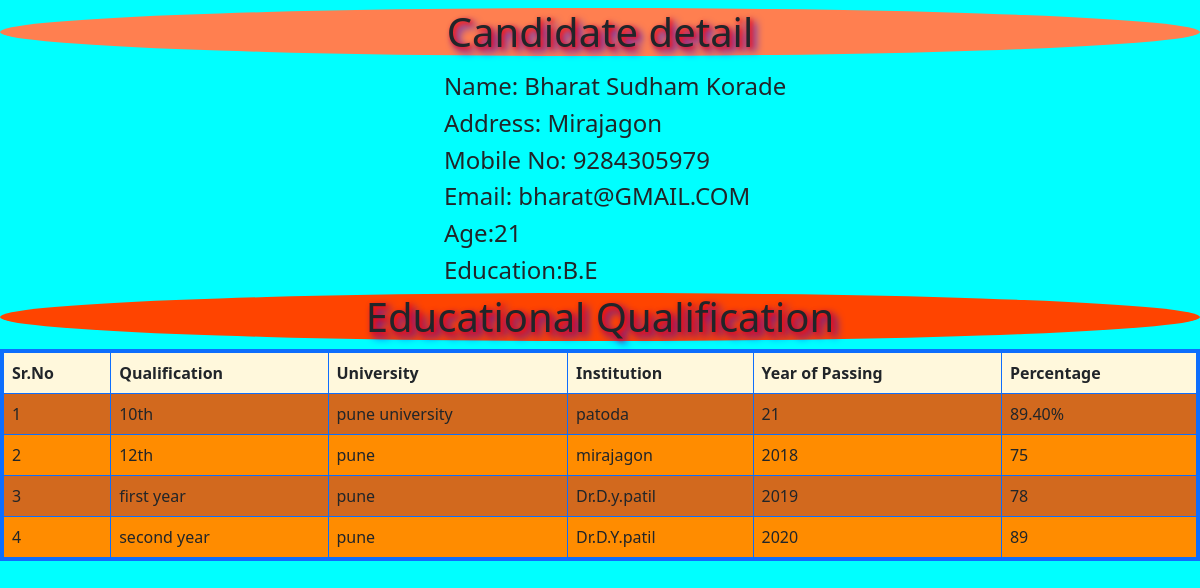
The app's page /myapp/3 with its own data.
### myapp/models.py (models this page shows)
class Forms(models.Model):
    Name=models.CharField(max_length=100)
    Address=models.CharField(max_length=200)
    Mobile_no=models.IntegerField(blank=True)
    Email=models.EmailField()
    Age=models.PositiveIntegerField()
    Education=models.CharField(max_length=100)
    Upload_Documents=models.FileField(upload_to='doc',blank=True)

### polls/models.py (models this page shows)
class  Qualification(models.Model):
    Qualification=models.CharField(max_length=100)
    University=models.CharField(max_length=100)
    Institution=models.CharField(max_length=100)
    Year_of_passing=models.PositiveIntegerField()
    Percentag=models.CharField(max_length=100)

class  Qualification1(models.Model):
    Qualification1=models.CharField(max_length=100)
    University1=models.CharField(max_length=100)
    Institution1=models.CharField(max_length=100)
    Year_of_passing1=models.PositiveIntegerField()
    Percentag1=models.CharField(max_length=100)

class  Qualification2(models.Model):
    Qualification2=models.CharField(max_length=100)
    University2=models.CharField(max_length=100)
    Institution2=models.CharField(max_length=100)
    Year_of_passing2=models.PositiveIntegerField()
    Percentag2=models.CharField(max_length=100)

class  Qualification3(models.Model):
    Qualification3=models.CharField(max_length=100)
    University3=models.CharField(max_length=100)
    Institution3=models.CharField(max_length=100)
    Year_of_passing3=models.PositiveIntegerField()
    Percentag3=models.CharField(max_length=100)

### myapp/views.py (the view)
# urls.py: path('<int:pk>',views.CandidatesView.as_view(),name='candidate'),
class CandidatesView(View):
    def get(self,request,pk):
        candidates =Forms.objects.get(pk=pk)
        candidates1=Qualification.objects.get(pk=pk)
        candidates2=Qualification1.objects.get(pk=pk)
        candidates3=Qualification2.objects.get(pk=pk)
        candidates4=Qualification3.objects.get(pk=pk)
        return render(request,'myapp/candidate.html',{'candidate1':candidates1,'candidates':candidates,'candidate2':candidates2,'candidate3':candidates3,'candidate4':candidates4})

### myapp/templates/myapp/candidate.html (shortened to what this page needs)
<!DOCTYPE html>
{% load static %}
<html lang="en">
<head>
    <link rel="stylesheet" href="{% static 'css/bootstrap.css' %}">
</head>
<body style="background-color: cyan;cursor:not-allowed;">
      <div style="background-color: coral;text-shadow: 2px 2px 5px red, 5px 5px 8px blue ;border-radius: 50%;">
        <h1 class="text-center mb-3 " >Candidate detail</h1>
      </div>
            <div class="row">
         <div style="font-size:100%;">
            <h4>Name: {{candidates.Name}}</h4>
            <h4>Address: {{candidates.Address}}</h4>
            <h4>Mobile No: {{candidates.Mobile_no}}</h4>
            <h4>Email: {{candidates.Email}}</h4>
            <h4>Age:{{candidates.Age}}</h4>
            <h4>Education:{{candidates.Education}}</h4>
         </div>
     </div>
     <div style="background-color: rgb(255, 68, 0);text-shadow: 2px 2px 5px red, 5px 5px 8px blue;border-radius: 50%;">
     <h1 class="alter-danger text-center" >Educational Qualification</h1>
    </div>
     <table border="2" width="80%" height="60%" class="table table-bordered border-primary" style="border: solid rgb(19, 197, 43) 4px;border-collapse:collapse ; background-color: chocolate;">
         <thead>
           <tr style="background-color: cornsilk;">
             <th scope="col" colspan="2">Sr.No</th>
             <th scope="col">Qualification</th>
             <th scope="col">University</th>
             <th scope="col">Institution</th>
             <th scope="col">Year of Passing</th>
             <th scope="col">Percentage</th>
           </tr>
         </thead>
         <tbody>
            <tr>
              <td colspan="2">1</td>
              <td>{{candidate1.Qualification}}</td>
              <td>{{candidate1.University}}</td>
              <td>{{candidate1.Institution}}</td>
              <td>{{candidate1.Year_of_passing}}</td>
              <td>{{candidate1.Percentag}}</td>
            </tr>
            <tr style="background-color: darkorange;">
                <td colspan="2">2</td>
                <td>{{candidate2.Qualification1}}</td>
                <td>{{candidate2.University1}}</td>
                <td>{{candidate2.Institution1}}</td>
                <td>{{candidate2.Year_of_passing1}}</td>
                <td>{{candidate2.Percentag1}}</td>
              </tr>
              <tr>
                <td colspan="2">3</td>
                <td>{{candidate3.Qualification2}}</td>
                <td>{{candidate3.University2}}</td>
                <td>{{candidate3.Institution2}}</td>
                <td>{{candidate3.Year_of_passing2}}</td>
                <td>{{candidate3.Percentag2}}</td>
              </tr>
              <tr style="background-color: darkorange;">
                <td colspan="2" >4</td>
                <td>{{candidate4.Qualification3}}</td>
                <td>{{candidate4.University3}}</td>
                <td>{{candidate4.Institution3}}</td>
                <td>{{candidate4.Year_of_passing3}}</td>
                <td>{{candidate4.Percentag3}}</td>
              </tr>
          </tbody>
        </table>
</body>
</html>

### myapp/templates/myapp/candidate.html (style rules this page uses)
body { top: 4cm; }
h4 { margin-left: 37%; }

### records on screen
Forms: Name "Bharat Sudham Korade", Address "Mirajagon", Mobile_no "9284305979", Email "bharat@GMAIL.COM", Age "21", Education "B.E"
Qualification: Qualification "10th", University "pune university", Institution "patoda", Year_of_passing "21", Percentag "89.40%"
Qualification1: Qualification1 "12th", University1 "pune", Institution1 "mirajagon", Year_of_passing1 "2018", Percentag1 "75"
Qualification2: Qualification2 "first year", University2 "pune", Institution2 "Dr.D.y.patil", Year_of_passing2 "2019", Percentag2 "78"
Qualification3: Qualification3 "second year", University3 "pune", Institution3 "Dr.D.Y.patil", Year_of_passing3 "2020", Percentag3 "89"
